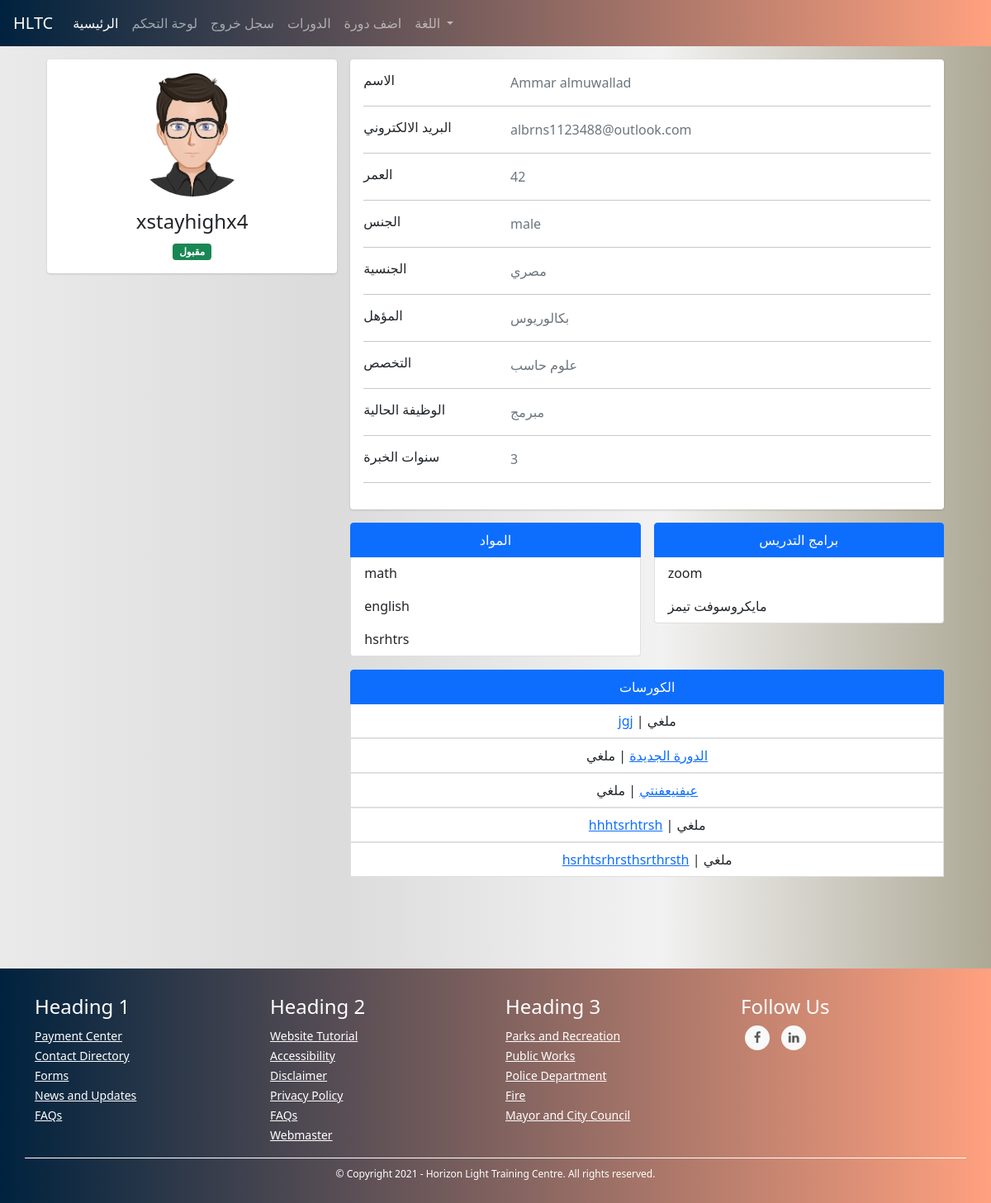
Before: /admins/user/3 (signed in) with the older database file.
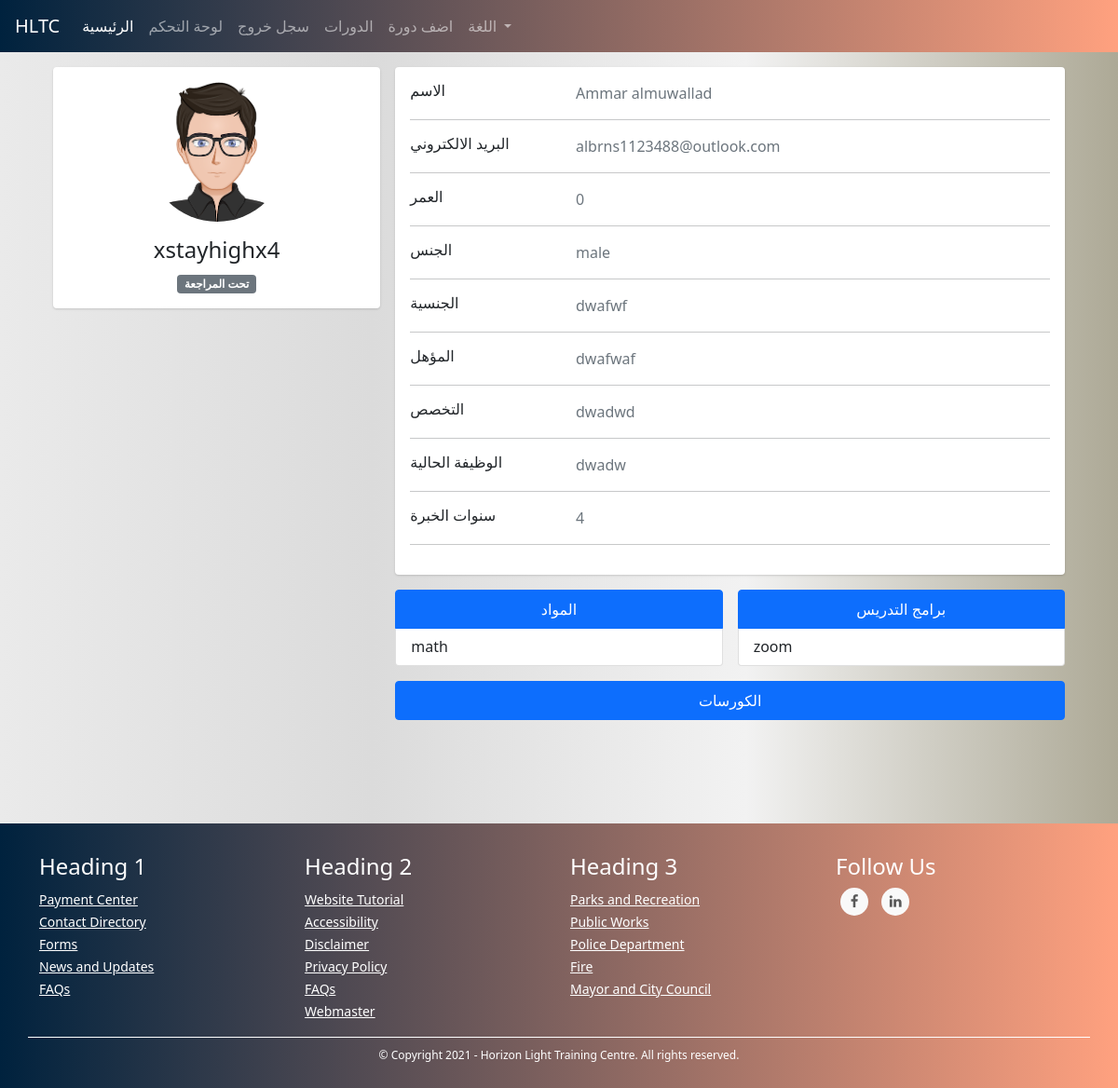
After: the same page with the newer database file.
### TUTOR/models.py (models this page shows, shortened)
class TutorDataModel(db.Model):
    id = db.Column(db.Integer, primary_key=True)
    date_of_birth = db.Column(db.DateTime, nullable=False)
    nationality = db.Column(db.String(30), nullable=False)
    qualification = db.Column(db.String(35), nullable=False)
    major = db.Column(db.String(35), nullable=False)
    current_job = db.Column(db.String(50), nullable=False)
    _subjects = db.Column(db.String(), nullable=False) # [subject1, subject2, ...]
    years_of_experience = db.Column(db.Integer, nullable=False)
    _tools_used_for_online_tutoring = db.Column(db.String(), nullable=False) # [tool1, tool2, ...]
    is_accepted = db.Column(db.Boolean, nullable=False, default=False)
    courses = db.relationship('CourseModel', backref='tutor')
    user_id = db.Column(db.Integer, db.ForeignKey('user_model.id'))
    @property
    def age(self):
        return int((datetime.date(datetime.utcnow()) - datetime.date(self.date_of_birth)).days / 365)
    @property
    def subjects(self):
        return json.loads(self._subjects)
    @property
    def tools_used_for_online_tutoring(self):
        return json.loads(self._tools_used_for_online_tutoring)

class CourseModel(db.Model):
    id = db.Column(db.Integer, primary_key=True)
    name = db.Column(db.String(130), nullable=False)
    description = db.Column(db.String(1000), nullable=False)
    subject = db.Column(db.String(), nullable=False)
    price = db.Column(db.Integer, nullable=False)
    min_students = db.Column(db.Integer, nullable=False)
    max_students = db.Column(db.Integer, nullable=False)
    currency = db.Column(db.String(3), nullable=False)
    began = db.Column(db.Boolean, nullable=False, default=False)
    ended = db.Column(db.Boolean, nullable=False, default=False)
    course_type = db.Column(db.Integer, nullable=False) # 1 for start when min number # 2 for start with min and date
    _period = db.Column(db.Integer, nullable=True) # days
    _start_date = db.Column(db.DateTime, nullable=True)
    _end_date = db.Column(db.DateTime, nullable=True)
    links = db.Column(db.String(), nullable=False) # {"zoom": "link", ....}
    weekly_time_table_json  = db.Column(db.String(1000), nullable=False) # {"saturday": {"from": ..., "to": ...}, ...}
    _state = db.Column(db.String(), nullable=False, default=json.dumps({"state_code": 1, "state_string": "لم تبدأ بعد", "allowed_actions": ["join", "view", "start", "cancel"]})) # {"state_code": 2, "state_string": "قائم", "allowed_actions": ["view", "end"]} {"state_code": 3, "state_string": "انتهى", "allowed_actions": ["delete"]} {"state_code": 4, "state_string": "ملغي", "allowed_actions": ["delete"]}
    number_of_students_paid = db.Column(db.Integer, nullable=False, default=0)
    have_sent_first_payment_emails = db.Column(db.Boolean, nullable=False, default=False)
    created_by_admin = db.Column(db.Boolean, nullable=False)
    creation_date = db.Column(db.DateTime, nullable=False, default=datetime.utcnow)
    payment_model = db.relationship('PaymentModel', backref='course', uselist=False)
    tutor_data_model_id = db.Column(db.Integer, db.ForeignKey('tutor_data_model.id'),
        nullable=False)
    @property
    def state(self): # hold the course's state for example (is it runnung or hasn't began yet...) this helps with determaning what to do with the couse next for example (if it's running we should look into if it should end)
        return json.loads(self._state)
    def start(self):
        self.began = True
        self._state = json.dumps({"state_code": 2, "state_string": "قائم", "allowed_actions": ["view", "end", "cancel"]})
        if self.course_type == 1:
            now = datetime.date(datetime.utcnow())
            self._start_date = now
            self._end_date = now + timedelta(days=self.period)
        db.session.commit()
        for sdm in self.students: # the paymetn is when a student joins not when the course begins bcz the course wont begin if students didn't pay
            send_student_course_start_email(sdm.user, self)
        send_tutor_course_start_email(self.tutor.user, self)
        return True
    def end(self):
        self.ended = True
        self._state = json.dumps({"state_code": 3, "state_string": "انتهى", "allowed_actions": ["delete"]})
        db.session.commit()
        for sdm in self.students:
            send_student_course_ended_email(sdm.user, self)
        send_tutor_course_ended_email(self.tutor.user, self)
        return True
    def cancel(self):
        self._state = json.dumps({"state_code": 4, "state_string": "ملغي", "allowed_actions": ["delete"]})
        db.session.commit()
        self.payment_model.refund_all()
        for sdm in self.students:
            send_student_course_canceled_email(sdm.user, self)
        send_tutor_course_canceled_email(self.tutor.user, self)

### TUTOR/ADMINISTRATION/routes.py (the view)
@admins_blueprint.route("/admins/user/<user_id>", methods=["GET"])
@login_required(ADMIN_TYPES)
def user_detailed_view(user_id): # admin only
    user = UserModel.query.get(user_id)
    user_type = user.user_type
    if user_type == "tutor":
        return render_template("admins/users/new_tutor.html", user=user)
    elif user_type == "student":
        return render_template("admins/users/new_student.html", user=user)
    elif user_type in ADMIN_TYPES:
        return render_template("admins/users/new_admin.html", user=user)

### TUTOR/ADMINISTRATION/routes.py (called while the page is built)
@admins_blueprint.context_processor
def utility_processor():
    return dict(get_language_text=LngObj.get_language_text, get_current_page_language_list=LngObj.get_current_page_language_list, languages=LANGUAGES, admin_types=ADMIN_TYPES, settings=SiteSettingsModel.instance())

### TUTOR/models.py (called while the page is built)
@login_manager.user_loader
def load_user(user_id):
    return UserModel.query.get(int(user_id))

    @property
    def full_name(self):
        return self.first_name + " " + self.last_name

    @property
    def gender(self):
        return "male" if self._gender else "female"

    @classmethod
    def instance(cls):
        return cls.query.get(1)

### TUTOR/utils/utils.py (called while the page is built)
def login_required(roles=[]):
	def wrapper(fn):
		@wraps(fn)
		def decorated_view(*args, **kwargs):
			if request.method in EXEMPT_METHODS:
				return fn(*args, **kwargs)
			elif current_app.login_manager._login_disabled:
				return fn(*args, **kwargs)
			elif not current_user.is_authenticated:
				return current_app.login_manager.unauthorized()
			role = current_user.user_type
			if ( (role not in roles) and (roles != []) ):
				return current_app.login_manager.unauthorized()
			return fn(*args, **kwargs)
		return decorated_view
	return wrapper

### TUTOR/templates/admins/users/new_tutor.html (shortened to what the changed rows need)
{% extends "template.html" %}
{% block content %}
<link rel="stylesheet" href="{{ url_for('static', filename='css/students/profile.css') }}">
<div class="container">
    <div class="main-body">
          <div class="row gutters-sm">
            <div class="col-md-4 mb-3">
              <div class="card">
                <div class="card-body">
                  <div class="d-flex flex-column align-items-center text-center">
                    <div class="mt-3">
                      <h4>{{ user.username }}</h4>
                      {% if user.tutor_data_model.is_accepted %}
                      <span class="badge bg-success">مقبول</span>
                      {% else %}
                      <span class="badge bg-secondary">تحت المراجعة</span>
                      {% endif %}
                    </div>
                  </div>
                </div>
              </div>
            </div>
            <div class="col-md-8">
              <div class="card mb-3">
                <div class="card-body">
                  <div class="row">
                    <div class="col-sm-3">
                      <h6 class="mb-0">العمر</h6>
                    </div>
                    <div class="col-sm-9 text-secondary">
                      {{ user.tutor_data_model.age }}
                    </div>
                  </div>
                  <div class="row">
                    <div class="col-sm-3">
                      <h6 class="mb-0">الجنسية</h6>
                    </div>
                    <div class="col-sm-9 text-secondary">
                      {{ user.tutor_data_model.nationality }}
                    </div>
                  </div>
                  <div class="row">
                    <div class="col-sm-3">
                      <h6 class="mb-0">المؤهل</h6>
                    </div>
                    <div class="col-sm-9 text-secondary">
                      {{ user.tutor_data_model.qualification }}
                    </div>
                  </div>
                  <div class="row">
                    <div class="col-sm-3">
                      <h6 class="mb-0">التخصص</h6>
                    </div>
                    <div class="col-sm-9 text-secondary">
                      {{ user.tutor_data_model.major }}
                    </div>
                  </div>
                  <div class="row">
                    <div class="col-sm-3">
                      <h6 class="mb-0">الوظيفة الحالية</h6>
                    </div>
                    <div class="col-sm-9 text-secondary">
                      {{ user.tutor_data_model.current_job }}
                    </div>
                  </div>
                  <div class="row">
                    <div class="col-sm-3">
                      <h6 class="mb-0">سنوات الخبرة</h6>
                    </div>
                    <div class="col-sm-9 text-secondary">
                      {{ user.tutor_data_model.years_of_experience }}
                    </div>
                  </div>
                </div>
              </div>
              <div class="row gutters-sm">
                <div class="col-sm-6 mb-3">
                    <ul class="list-group">
                        <li class="list-group-item active" aria-current="true"><center>المواد</center></li>
                        {% for subject in user.tutor_data_model.subjects %}
                        <li class="list-group-item">{{ subject }}</li>
                        {% endfor %}
                      </ul>
                </div>
                <div class="col-sm-6 mb-3">
                    <ul class="list-group">
                        <li class="list-group-item active" aria-current="true"><center>برامج التدريس</center></li>
                        {% for tool in user.tutor_data_model.tools_used_for_online_tutoring %}
                        <li class="list-group-item">{{ tool }}</li>
                        {% endfor %}
                      </ul>
                </div>
              <div class="col-sm-12 mb-6">
                <ul class="list-group">
                    {% for course in user.tutor_data_model.courses %}
                    <center><li class="list-group-item"><a href="{{ url_for('courses_blueprint.course', course_id=course.id) }}">{{ course.name }}</a> | {{ course.state.state_string }}</li></center>
                    {% endfor %}
                  </ul>
            </div>
        </div>
            </div>
          </div>
        </div>
    </div>
    <br><br><br><br>
{% endblock %}

Changed rows visible on the page:
removed CourseModel: name "jgj", state.state_string "ملغي"
removed CourseModel: name "الدورة الجديدة", state.state_string "ملغي"
removed CourseModel: name "عيفنيعفنتي", state.state_string "ملغي"
removed CourseModel: name "hhhtsrhtrsh", state.state_string "ملغي"
removed CourseModel: name "hsrhtsrhrsthsrthrsth", state.state_string "ملغي"
changed TutorDataModel: is_accepted True → False (drawn); tutor_data_model.age "42" → "0"; tutor_data_model.nationality "مصري" → "dwafwf"; tutor_data_model.qualification "بكالوريوس" → "dwafwaf"; tutor_data_model.major "علوم حاسب" → "dwadwd"; tutor_data_model.current_job "مبرمج" → "dwadw"; tutor_data_model.years_of_experience "3" → "4"
Other visible differences:
text no longer shown: "مقبول"
text now shown: "تحت المراجعة"
list line gone: "english"
list line gone: "hsrhtrs"
list line gone: "مايكروسوفت تيمز"
